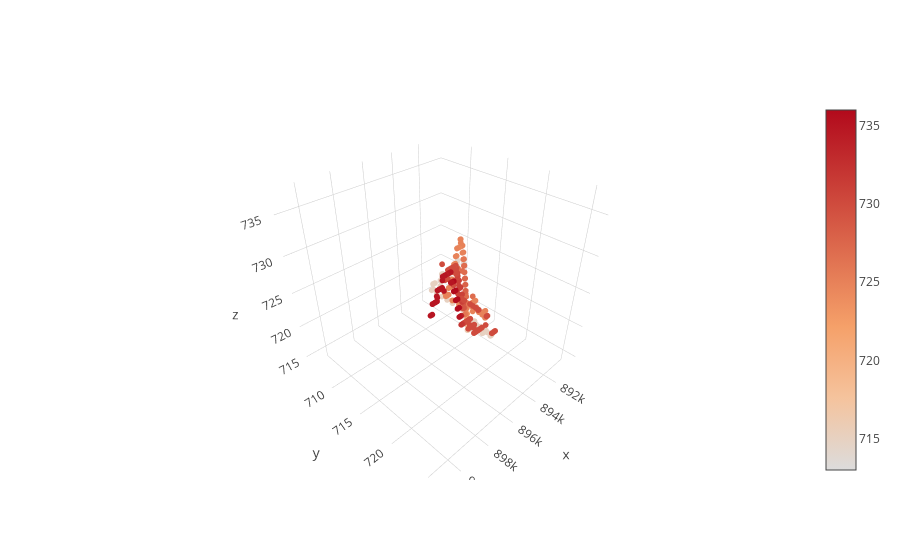

The cell this chart's notebook holds for it:
### Code cell
#Plotly PLot
import plotly.offline as py
import plotly.graph_objs as go
py.init_notebook_mode(connected=True)

x = xy.index
y = xy['temp_zone7_16']
z = xy['temp_zone8_37']
c = xy['temp_zone8_top']
# s = xy['E']  + 2 
data=[
    go.Scatter3d(x=x,y=y,z=z,
                mode = 'markers',
                marker = dict(
                size = 2,
                color= c,
                showscale=True
                ),
                )
]
layout=go.Layout()
figure=go.Figure(data=data,layout=layout)
py.iplot(figure)

### Figure 1 — Plotly figure (JSON) as saved in the notebook; plotly's stock layout.template omitted (floating-point values rounded to 4 significant figures; data arrays with more than 128 entries replaced by an {"elided": "..."} marker saying what was removed)
{"data": [{"marker": {"color": {"elided": "840 float values"}, "showscale": true, "size": 2}, "mode": "markers", "type": "scatter3d", "uid": "40376286-e24f-11e8-ae4e-28c63ff40a91", "x": {"elided": "840 int values"}, "y": {"elided": "840 float values"}, "z": {"elided": "840 float values"}}], "layout": {}}
